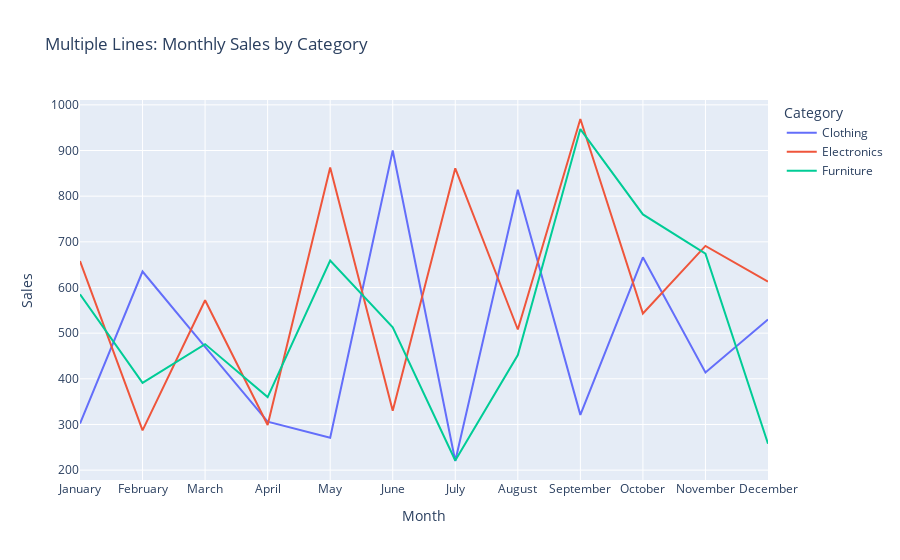

The notebook cell this image was saved under:
### Markdown cell above
# 4. MULTIPLE LINES (COLOR BY CATEGORY)

### Code cell
fig_multiple = px.line(
    df, x="Month", y="Sales", color="Category", title="Multiple Lines: Monthly Sales by Category"
)
fig_multiple.show()

### Figure 1 — Plotly figure (JSON) as saved in the notebook; plotly's stock layout.template omitted (floating-point values rounded to 4 significant figures)
{"data": [{"hovertemplate": "Category=Clothing<br>Month=%{x}<br>Sales=%{y}<extra></extra>", "legendgroup": "Clothing", "line": {"color": "#636efa", "dash": "solid"}, "marker": {"symbol": "circle"}, "mode": "lines", "name": "Clothing", "orientation": "v", "showlegend": true, "type": "scatter", "x": ["January", "February", "March", "April", "May", "June", "July", "August", "September", "October", "November", "December"], "xaxis": "x", "y": [302, 635, 470, 306, 271, 900, 220, 814, 321, 666, 414, 530], "yaxis": "y"}, {"hovertemplate": "Category=Electronics<br>Month=%{x}<br>Sales=%{y}<extra></extra>", "legendgroup": "Electronics", "line": {"color": "#EF553B", "dash": "solid"}, "marker": {"symbol": "circle"}, "mode": "lines", "name": "Electronics", "orientation": "v", "showlegend": true, "type": "scatter", "x": ["January", "February", "March", "April", "May", "June", "July", "August", "September", "October", "November", "December"], "xaxis": "x", "y": [658, 287, 572, 299, 863, 330, 861, 508, 969, 543, 691, 613], "yaxis": "y"}, {"hovertemplate": "Category=Furniture<br>Month=%{x}<br>Sales=%{y}<extra></extra>", "legendgroup": "Furniture", "line": {"color": "#00cc96", "dash": "solid"}, "marker": {"symbol": "circle"}, "mode": "lines", "name": "Furniture", "orientation": "v", "showlegend": true, "type": "scatter", "x": ["January", "February", "March", "April", "May", "June", "July", "August", "September", "October", "November", "December"], "xaxis": "x", "y": [585, 391, 476, 360, 659, 513, 221, 452, 947, 760, 674, 258], "yaxis": "y"}], "layout": {"legend": {"title": {"text": "Category"}, "tracegroupgap": 0}, "title": {"text": "Multiple Lines: Monthly Sales by Category"}, "xaxis": {"anchor": "y", "domain": [0, 1], "title": {"text": "Month"}}, "yaxis": {"anchor": "x", "domain": [0, 1], "title": {"text": "Sales"}}}}
